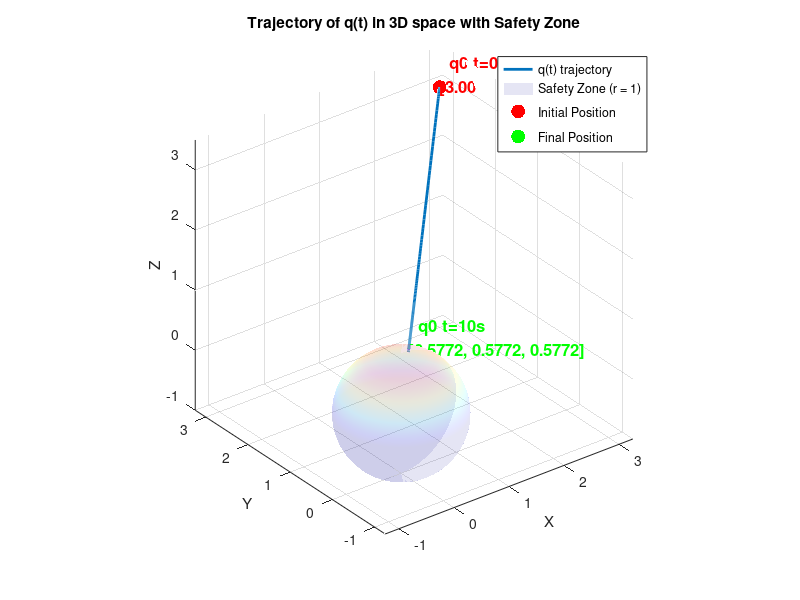

This chart was generated by the following MATLAB code:
function test_prescribed_time_CBF_record
    % 清除环境
    clc; clear; close all;
    
    % --- 声明全局变量用于记录控制律中 nominal 力矩和判别式 ---
    global tau_nom_history lhs_check_history control_time_history control_counter;
    tau_nom_history = [];       % 用于记录 nominal 力矩 tau_n（3×N_entries）
    lhs_check_history = [];     % 用于记录判别式值 (1×N_entries)
    control_time_history = [];  % 用于记录对应时间 (1×N_entries)
    control_counter = 0;        % 控制律调用次数计数器

    % =========== 用户/问题设置 =========== 
    r    = 1.0;  % 半径
    p0   = [0; 0; 0];  % 球心位置

    % 预设时间参数
    T_s     = 2;          % safety “deadline”
    T_theta = 1;
    T_psi   = (T_s + T_theta) / 2;  
    c_gain  = 1.0;
    t0_val  = 0.0;  

    % CBF控制参数
    alpha0  = 1.0;
    alpha1  = 1.0;
    beta    = 1.0;
    gamma   = 1.0;

    % 名义PD增益 (3×3)
    Kp      = 10.0 * eye(3);
    Kd      = 5.0 * eye(3);

    % “GP” mean & std. dev. (mocked)
    mu_fn   = @(x,theta_hat) ones(3,1);  % 输出3×1向量
    sigma_fn= @(x,theta_hat) 0.5;        % 标量

    % PD 期望位置 (q_des in 3D)
    q_des   = [3; 3; 3];

    % 初始状态: q(0) = [3;3;3], dq(0) = [0;0;0]
    q0      = [3; 3; 3];  % 末端执行器位置
    dq0     = [0; 0; 0];  % 末端执行器速度
    x0      = [q0; dq0];  % 状态为6×1

    % 积分器设置
    opts    = odeset('RelTol', 1e-7, 'AbsTol', 1e-8);

    % ========== 分段积分：避开 t = 1.5 和 t = 2 ==========  
    % 第一段：0 → 1.49
    tspan1 = [0, 1.49];
    [t1, x1] = ode45(@robotDynamics, tspan1, x0, opts);
    
    % 第二段：1.51 → 1.99
    x_mid = x1(end, :);
    tspan2 = [1.51, 1.99];
    [t2, x2] = ode45(@robotDynamics, tspan2, x_mid, opts);
    
    % 第三段：2.01 → 10
    x_mid2 = x2(end, :);
    tspan3 = [2.01, 10];
    [t3, x3] = ode45(@robotDynamics, tspan3, x_mid2, opts);

    % 合并结果
    tSol = [t1; t2; t3];
    xSol = [x1; x2; x3];

    % --- 打印并绘制 q(t) 在 10 秒内的位置轨迹 ---
    q0_trajectory_values = [];  % 用于存储每个时间步的 q(t)

    for i = 1:length(tSol)
        q_current = xSol(i, 1:3).';  % 提取当前时刻的 q (3×1)
        q0_trajectory_values = [q0_trajectory_values, q_current];  % 将位置添加到轨迹中
        fprintf('At time %.2f, q(t) = [%.4f, %.4f, %.4f]\n', tSol(i), q_current(1), q_current(2), q_current(3));
    end

    % --- 打印 q0 在 t=0 和 t=10s 时的具体位置坐标 ---
    initial_q0 = q0;  % t=0 时的 q0
    final_q0 = q0_trajectory_values(:, end);  % t=10s 时的 q0
    fprintf('At t = 0s, q0 = [%.4f, %.4f, %.4f]\n', initial_q0(1), initial_q0(2), initial_q0(3));
    fprintf('At t = 10s, q0 = [%.4f, %.4f, %.4f]\n', final_q0(1), final_q0(2), final_q0(3));

    % 绘制 q(t) 的轨迹
    figure('Position', [100, 100, 1200, 600]);
    plot3(q0_trajectory_values(1, :), q0_trajectory_values(2, :), q0_trajectory_values(3, :), 'LineWidth', 2);
    hold on;

    % 绘制半径1的渐变色透明球体（安全区）
    [X, Y, Z] = sphere(50);  % 生成球体数据
    % 使用渐变色绘制球体
    surf(X, Y, Z, 'FaceAlpha', 0.1, 'EdgeColor', 'none', 'FaceColor', 'interp');
    colormap jet;  % 设置渐变色
    caxis([0 1]);  % 设置颜色映射的范围

    % 在 q0 初始位置和终止位置添加圆点标记
    scatter3(q0(1), q0(2), q0(3), 100, 'r', 'filled');  % 初始位置
    scatter3(q0_trajectory_values(1, end), q0_trajectory_values(2, end), q0_trajectory_values(3, end), 100, 'g', 'filled');  % 终止位置

    % 设置图形比例，确保球体是圆形的
    axis equal;
    grid on;
    xlabel('X');
    ylabel('Y');
    zlabel('Z');
    title('Trajectory of q(t) in 3D space with Safety Zone');
    legend('q(t) trajectory', 'Safety Zone (r = 1)', 'Initial Position', 'Final Position');

    % 在图中添加标注框，标明初始和终止位置
    z_offset = 0.2;  % 添加一个偏移量，确保标注框不与轨迹重叠
    text(q0(1), q0(2), q0(3) + z_offset, sprintf('  q0 t=0s\n[%.4f, %.4f, %.4f]', initial_q0(1), initial_q0(2), initial_q0(3)), 'FontSize', 12, 'Color', 'r', 'FontWeight', 'bold');
    text(q0_trajectory_values(1, end), q0_trajectory_values(2, end), q0_trajectory_values(3, end) + z_offset, sprintf('  q0 t=10s\n[%.4f, %.4f, %.4f]', final_q0(1), final_q0(2), final_q0(3)), 'FontSize', 12, 'Color', 'g', 'FontWeight', 'bold');
    
    % 设置 z 轴范围，确保球体完全显示
    zlim([-1, 3.5]);  % 设置 z 轴的显示范围为 [-1, 5]，以便看到球体的上半部分

    % 打印最终结果
    fprintf('===========================\n');
    fprintf('Final time = %.2f,  h(q(tEnd)) = %.4f\n', tSol(end), hFun(xSol(end, 1:3).'));
    idxTs = find(tSol >= T_s, 1);
    fprintf('Check near T_s = %.2f => index where t >= T_s: %d\n', T_s, idxTs);
    fprintf('===========================\n');

    % 导出全局变量到 base workspace
    assignin('base', 'tau_nom_history', tau_nom_history);
    assignin('base', 'lhs_check_history', lhs_check_history);
    assignin('base', 'control_time_history', control_time_history);
    disp('记录的控制变量已保存到工作区：tau_nom_history, lhs_check_history, control_time_history');

    %%%%%%%%%%%%%%%%%%%%%%%%%%%%%%%%%%%%%%%%%%%%%%%%%%%%%%%%%%
    %%% 以下为嵌套函数: 机器人动力学, 控制律, 辅助函数 %%%
    %%%%%%%%%%%%%%%%%%%%%%%%%%%%%%%%%%%%%%%%%%%%%%%%%%%%%%%%%%

    function dxdt = robotDynamics(t, x)
        q  = x(1:3);
        dq = x(4:6);
        tau = controlLaw(t, x);
        ddq = tau;  % 系统模型 M = I(3)
        dxdt = [dq; ddq];
    end

    function tau = controlLaw(t, x)
        q  = x(1:3);
        dq = x(4:6);

        % 计算 psi, a_h, b_h
        psi_val = psiFun(t, q, dq);
        ah_val  = a_hFun(t, q, dq);
        bh_val  = b_hFun(q);  % 3×1

        % 模拟 GP: 均值和标准差
        mu_val    = mu_fn(x, []);
        sigma_val = sigma_fn(x, []);

        % 计算安全调整项 amu_val
        amu_val = ah_val + bh_val' * mu_val ...
                  - norm(bh_val) * (beta * sigma_val + gamma) ...
                  + z1Fun(t) * alpha1 * psi_val;

        % 名义 PD 控制律: tau_n
        tau_n = -Kp * (q - q_des) - Kd * dq;  % 3×1

        % 判别式: amu_val + bh_val' * tau_n
        lhs_check = amu_val + bh_val' * tau_n;

        % 记录当前时刻的信息
        control_counter = control_counter + 1; %#ok<NASGU>
        control_time_history(control_counter) = t;
        tau_nom_history(:, control_counter)    = tau_n;
        lhs_check_history(control_counter)     = lhs_check;

        fprintf('Time: %.4f, lhs_check: %.4f\n', t, lhs_check);

        if lhs_check >= 0
            tau = tau_n;
        else
            % 安全控制: QP 近似解
            denom = bh_val' * bh_val;
            I3 = eye(3);
            proj = I3 - (bh_val * bh_val') / denom;
            tau_s = proj * tau_n - (amu_val / denom) * bh_val;
            tau = tau_s;
        end
    end

    % Barrier 函数: h(q) = r^2 - ||q - p0||^2
    function val = hFun(q_3)
        val = r^2 - norm(q_3 - p0)^2;
    end

    % psiFun(t,q,dq) = dh/dq' * dq + alpha0 * z0Fun(t) * h(q)
    function val = psiFun(t, q, dq)
        val = dhdqFun(q)' * dq + alpha0 * z0Fun(t) * hFun(q);
    end

    % a_hFun(t,q,dq) = ... 详见主文
    function val = a_hFun(t, q, dq)
        H_ = d2hdq2Fun(q);        
        term1 = dq.' * H_ * dq;
        term2 = alpha0 * z0Fun(t) * (dhdqFun(q)' * dq);
        term3 = alpha0 * dz0Fun(t) * hFun(q);
        val = term1 + term2 + term3;
    end

    % b_hFun(q) = dh/dq
    function bh = b_hFun(q)
        bh = dhdqFun(q);
    end

    function grad_h = dhdqFun(q_3)
        grad_h = -2 * (q_3 - p0);
    end

    function H3 = d2hdq2Fun(~)
        H3 = -2 * eye(3);
    end

    function val = z0Fun(t)
        numerator   = T_s^2 + c_gain * (((t - t0_val)^2 - (t - t0_val) * T_s)^2);
        denominator = (T_s - t)^2;
        val = numerator / denominator;
    end

    function val = dz0Fun(t)
        A = (t - t0_val);
        B = (T_s - t);
        part1 = c_gain * 2 * (A^2 - A * T_s) * (2 * A - T_s) * B^2;
        part2 = (T_s^2 + c_gain * ((A^2 - A * T_s)^2)) * (-2 * B);
        val = (part1 - part2) / (B^4);
    end

    function val = z1Fun(t)
        numerator   = T_psi^2 + c_gain * (((t - t0_val)^2 - (t - t0_val) * T_psi)^2);
        denominator = (T_psi - t)^2;
        val = numerator / denominator;
    end
end
